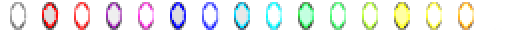
#> input picture cpt stg game/data/images/barrages/diamond.png, 256 x 16 px (shown 2 times larger)
$ python image-cut.py
#> lines starting #> are read from the running program, lines starting #| are printed output that depends on the picture
#This is a program that cuts images
#Exists because pygame is garbage

from PIL import Image
import sys
import os
def fill_image(image):
    width, height = image.size
    new_image_length = width if width > height else height
    new_image = Image.new(image.mode, (new_image_length, new_image_length), color='white')
    if width > height:
        new_image.paste(image, (0, int((new_image_length - height) / 2)))
    else:
        new_image.paste(image, (int((new_image_length - width) / 2),0))
    return new_image

def cut_image(image, w, h):
    width, height = image.size
    item_width = int(width / w)
    item_height = int(height/ h)
    box_list = []
    # (left, upper, right, lower)
    for i in range(0,h):
        for j in range(0, w):
            #print((i*item_width,j*item_width,(i+1)*item_width,(j+1)*item_width))
            box = (j*item_width,i*item_height,(j+1)*item_width,(i+1)*item_height)
            box_list.append(box)

    image_list = [image.crop(box) for box in box_list]
    return image_list

def save_images(image_list):
    index = 1
    for image in image_list:
        image.save("barrages/diamond"+ str(index) + '.png')
        index += 1

if __name__ == '__main__':
    work_path = os.path.abspath(os.path.dirname(__file__))
    os.chdir(work_path)
    file_path = "barrages/diamond.png"
    image = Image.open(file_path)
#> image is the input picture: PIL image 256x16 RGBA; mean R, G, B, A 71.5, 72.4, 70.5, 85.4
    # image.show()
    #image = fill_image(image)
    image_list = cut_image(image, 16, 1)
#> in cut_image, `image_list = [image.crop(box) for box in box_list]`: image_list = 16 items
#> image_list = 16 items
    save_images(image_list)
#> the loop in save_images, `for image in image_list:` made 16 passes
#> pass 1, in save_images, `image.save("barrages/diamond"+ str(index) + '.png')`:
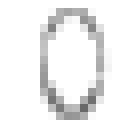
#> saved as diamond1.png: PIL image 16x16 RGBA (shown 8 times larger); mean R, G, B, A 76.7, 76.7, 76.7, 85.9; transparent parts drawn white
#> pass 2, in save_images, `image.save("barrages/diamond"+ str(index) + '.png')`:
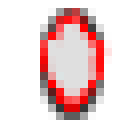
#> saved as diamond2.png: PIL image 16x16 RGBA (shown 8 times larger); mean R, G, B, A 73.3, 42.1, 42.2, 86; transparent parts drawn white
#> after the loop in save_images, `for image in image_list:`: index = 17
